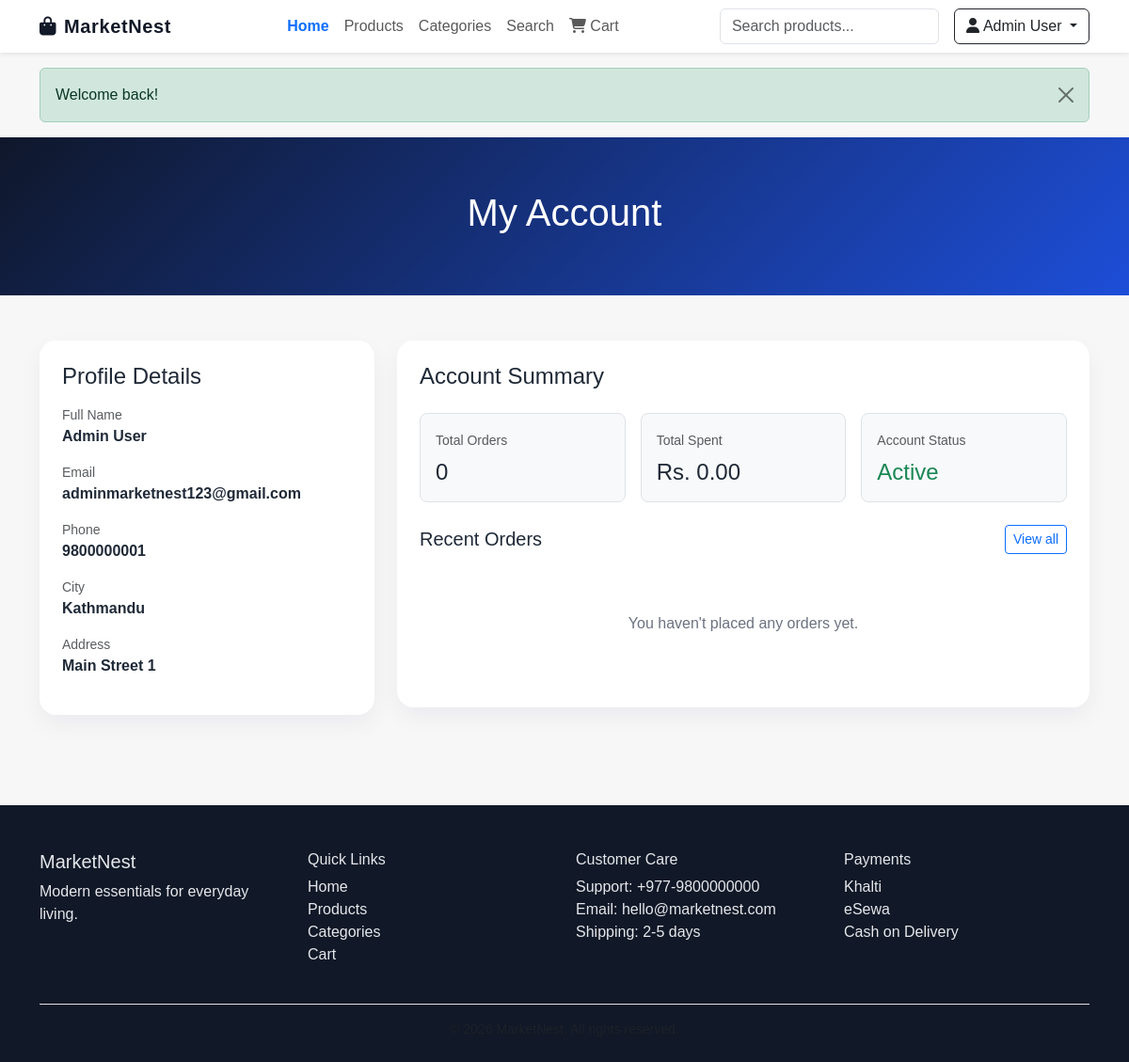
Page /public/account/index.php (signed in) on the committed database.
### tables this page shows
CREATE TABLE users (
    id INT AUTO_INCREMENT PRIMARY KEY,
    name VARCHAR(100) NOT NULL,
    email VARCHAR(150) NOT NULL UNIQUE,
    password VARCHAR(255) NOT NULL,
    phone VARCHAR(30) DEFAULT NULL,
    address TEXT DEFAULT NULL,
    city VARCHAR(100) DEFAULT NULL,
    role ENUM('customer', 'admin') NOT NULL DEFAULT 'customer',
    status ENUM('active', 'inactive') NOT NULL DEFAULT 'active',
    created_at TIMESTAMP DEFAULT CURRENT_TIMESTAMP,
    updated_at TIMESTAMP DEFAULT CURRENT_TIMESTAMP ON UPDATE CURRENT_TIMESTAMP,
    INDEX idx_users_email (email)
);

### includes/functions.php (called while the page is built, shortened)
<?php
require_once __DIR__ . '/../config/database.php';
function isLoggedIn(): bool
{
    return !empty($_SESSION['user_id']);
}
function currentUser(): ?array
{
    $stmt = db()->prepare('SELECT * FROM users WHERE id = ? LIMIT 1');
    $stmt->execute([$_SESSION['user_id']]);
    $user = $stmt->fetch();
    return $user ?: null;
}
function money(float $value): string
{
    return 'Rs. ' . number_format($value, 2);
}

### config/database.php (called while the page is built, shortened)
<?php
function db(): PDO
{
    static $pdo = null;
    if ($pdo instanceof PDO) {
        return $pdo;
    }
    $host = 'localhost';
    $dbname = 'ecommerce_db';
    $user = 'root';
    $pass = '';
    $charset = 'utf8mb4';
    $dsn = "mysql:host={$host};dbname={$dbname};charset={$charset}";
    try {
        $pdo = new PDO($dsn, $user, $pass, [
            PDO::ATTR_ERRMODE => PDO::ERRMODE_EXCEPTION,
            PDO::ATTR_DEFAULT_FETCH_MODE => PDO::FETCH_ASSOC,
            PDO::ATTR_EMULATE_PREPARES => false,
        ]);
    } catch (PDOException $e) {
        throw new RuntimeException('Database connection failed. Please import the database schema first.');
    }
    return $pdo;
}

### public/account/index.php (the view, shortened to what this page needs)
<?php
require_once __DIR__ . '/../../includes/functions.php';
$user = currentUser();
$statsStmt = db()->prepare('SELECT COUNT(*) AS total_orders, COALESCE(SUM(total_amount), 0) AS total_spent FROM orders WHERE user_id = ?');
$statsStmt->execute([(int)$user['id']]);
$stats = $statsStmt->fetch();
$recentOrdersStmt = db()->prepare('SELECT * FROM orders WHERE user_id = ? ORDER BY created_at DESC LIMIT 5');
$recentOrdersStmt->execute([(int)$user['id']]);
$recentOrders = $recentOrdersStmt->fetchAll();
include __DIR__ . '/../../includes/header.php';
?>
<div class="page-banner">
    <div class="container text-center">
        <h1>My Account</h1>
    </div>
</div>
<div class="container py-5">
    <div class="row g-4">
        <div class="col-lg-4">
            <div class="summary-card">
                <h4>Profile Details</h4>
                <div class="mt-3">
                    <div class="mb-3">
                        <small class="text-muted d-block">Full Name</small>
                        <strong><?= htmlspecialchars($user['name']) ?></strong>
                    </div>
                    <div class="mb-3">
                        <small class="text-muted d-block">Email</small>
                        <strong><?= htmlspecialchars($user['email']) ?></strong>
                    </div>
                    <div class="mb-3">
                        <small class="text-muted d-block">Phone</small>
                        <strong><?= htmlspecialchars($user['phone'] ?: 'Not provided') ?></strong>
                    </div>
                    <div class="mb-3">
                        <small class="text-muted d-block">City</small>
                        <strong><?= htmlspecialchars($user['city'] ?: 'Not provided') ?></strong>
                    </div>
                    <div class="mb-3">
                        <small class="text-muted d-block">Address</small>
                        <strong><?= htmlspecialchars($user['address'] ?: 'Not provided') ?></strong>
                    </div>
                </div>
            </div>
        </div>
        <div class="col-lg-8">
            <div class="summary-card">
                <h4>Account Summary</h4>
                <div class="row g-3 mt-2">
                    <div class="col-md-4">
                        <div class="border rounded-3 p-3 bg-light h-100">
                            <small class="text-muted">Total Orders</small>
                            <h4 class="mb-0 mt-2"><?= (int)($stats['total_orders'] ?? 0) ?></h4>
                        </div>
                    </div>
                    <div class="col-md-4">
                        <div class="border rounded-3 p-3 bg-light h-100">
                            <small class="text-muted">Total Spent</small>
                            <h4 class="mb-0 mt-2"><?= money((float)($stats['total_spent'] ?? 0)) ?></h4>
                        </div>
                    </div>
                    <div class="col-md-4">
                        <div class="border rounded-3 p-3 bg-light h-100">
                            <small class="text-muted">Account Status</small>
                            <h4 class="mb-0 mt-2 text-success"><?= htmlspecialchars(ucfirst($user['status'] ?? 'active')) ?></h4>
                        </div>
                    </div>
                </div>
                <div class="mt-4">
                    <div class="d-flex justify-content-between align-items-center mb-3">
                        <h5 class="mb-0">Recent Orders</h5>
                        <a href="orders.php" class="btn btn-sm btn-outline-primary">View all</a>
                    </div>
                    <?php if (empty($recentOrders)): ?>
                        <div class="empty-state small">
                            <h6>You haven't placed any orders yet.</h6>
                        </div>
                    <?php endif; ?>
                </div>
            </div>
        </div>
    </div>
</div>
<?php include __DIR__ . '/../../includes/footer.php'; ?>

### includes/navbar.php (shortened to what this page needs)
<?php
$user = currentUser();
$currentPage = basename($_SERVER['PHP_SELF'] ?? 'index.php');
?>
<nav class="navbar navbar-expand-lg navbar-light bg-white shadow-sm sticky-top">
    <div class="container">
        <a class="navbar-brand fw-bold brand-text" href="<?= APP_URL ?>/index.php">
            <i class="fa-solid fa-bag-shopping me-2"></i><?= htmlspecialchars(APP_NAME) ?>
        </a>
        <div class="collapse navbar-collapse" id="mainNav">
            <ul class="navbar-nav mx-auto mb-2 mb-lg-0 align-items-lg-center">
                <li class="nav-item"><a class="nav-link <?= $currentPage === 'index.php' ? 'active' : '' ?>" href="<?= APP_URL ?>/index.php">Home</a></li>
                <li class="nav-item"><a class="nav-link <?= $currentPage === 'products.php' ? 'active' : '' ?>" href="<?= APP_URL ?>/products.php">Products</a></li>
                <li class="nav-item"><a class="nav-link <?= $currentPage === 'categories.php' ? 'active' : '' ?>" href="<?= APP_URL ?>/categories.php">Categories</a></li>
                <li class="nav-item"><a class="nav-link <?= $currentPage === 'search.php' ? 'active' : '' ?>" href="<?= APP_URL ?>/search.php">Search</a></li>
                <li class="nav-item">
                    <a class="nav-link position-relative" href="<?= APP_URL ?>/cart.php">
                        <i class="fa-solid fa-cart-shopping"></i>
                        Cart
                    </a>
                </li>
            </ul>
            <form class="d-flex me-3 search-form" action="<?= APP_URL ?>/search.php" method="get">
                <input class="form-control" type="search" name="q" placeholder="Search products..." aria-label="Search products">
            </form>
            <?php if ($user): ?>
                <div class="dropdown">
                    <button class="btn btn-outline-dark dropdown-toggle" type="button" data-bs-toggle="dropdown" aria-expanded="false">
                        <i class="fa-solid fa-user me-1"></i><?= htmlspecialchars($user['name']) ?>
                    </button>
                </div>
            <?php else: ?>
                <a href="<?= APP_URL ?>/login.php" class="btn btn-outline-dark me-2">Login</a>
                <a href="<?= APP_URL ?>/register.php" class="btn btn-primary">Register</a>
            <?php endif; ?>
        </div>
    </div>
</nav>

### public/assets/css/style.css (style rules this page uses)
body { background: #f7f7f8; color: #1f2937; font-family: Arial, sans-serif; }
.brand-text { color: #111827 !important; letter-spacing: 0.03em; }
.navbar .nav-link.active { color: #0d6efd !important; font-weight: 600; }
.page-banner { background: linear-gradient(135deg, #0f172a, #1d4ed8); color: white; padding: 3.5rem 0; }
.summary-card { background: #fff; border-radius: 1.1rem; padding: 1.5rem; box-shadow: 0 10px 24px rgba(15, 23, 42, 0.05); }
.empty-state { text-align: center; padding: 3rem 1rem; color: #6b7280; }

### rows in the picture
users: name "Admin User", email "adminmarketnest123@gmail.com", phone "9800000001", city "Kathmandu", address "Main Street 1", status "Active"

### other values in the picture
APP_NAME "MarketNest"
$flash['message'] "Welcome back!"
$stats['total_orders'] "0"
money((float)($stats['total_spent'] ?? 0)) "Rs. 0.00"
